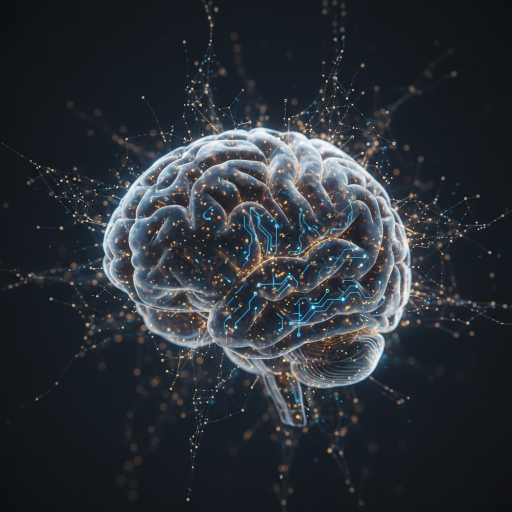
#> input picture montage4/edit/broll/brain_ai.png, 1024 x 1024 px (shown at 1/2 size)
$ python -i broll_anim.py   (imports and definitions only)
#> lines starting #> are read from the running program, lines starting #| are printed output that depends on the picture
#!/usr/bin/env python3
"""Anime les images B-roll avec des entrées spectaculaires variées (style viral).
Sortie: ProRes 4444 RGBA (fade alpha aux bords) -> composité en cutaway plein cadre.
Effets: punch-zoom, slide+motion blur, glitch RGB, flash-scale, light-sweep, Ken Burns.
"""
import math, os, subprocess, sys
from PIL import Image, ImageDraw, ImageFilter, ImageEnhance, ImageFont

W, H, FPS = 1080, 1920, 30
HERE = os.path.dirname(__file__)
BROLL = os.path.join(HERE, "broll")
OUT = os.path.join(HERE, "broll_clips")
# [1 line not run here, left out]

GOLD=(255,200,70); CYAN=(0,212,255); WHITE=(255,255,255)
BOLD="/usr/share/fonts/truetype/dejavu/DejaVuSans-Bold.ttf"
_fc={}
def font(s):
    if s not in _fc: _fc[s]=ImageFont.truetype(BOLD,s)
    return _fc[s]

def eo(t): t=max(0,min(1,t)); return 1-(1-t)**3
def eio(t):
    t=max(0,min(1,t)); return 4*t**3 if t<0.5 else 1-(-2*t+2)**3/2
def cl(x,a=0,b=1): return max(a,min(b,x))
def lerp(a,b,t): return a+(b-a)*t

# [4 lines left out: function load_cover, not called in this run]

def bg_blur(im):
    """Fond flou plein cadre 1080x1920 à partir de l'image."""
    b=im.copy().resize((W,H))
    b=b.filter(ImageFilter.GaussianBlur(40))
    b=ImageEnhance.Brightness(b).enhance(0.45)
    return b.convert("RGBA")

# [10 lines left out: functions fit_center, rgb_split, not called in this run]

from PIL import ImageChops
def ImageChops_offset(ch,dx,dy): return ImageChops.offset(ch,dx,dy)
def ImageChops_offset(ch,dx,dy): return ch.transform(ch.size, Image.AFFINE,(1,0,-dx,0,1,-dy))

# [97 lines left out: functions corner_brackets, light_sweep, ENTER, render_clip, not called in this run]

# (nom_clip, image, durée, effet d'entrée, label)
CLIPS=[
 ("br_no_degree",       "no_degree",       3.0, "glitch",  "DIPLÔME ≠ SUCCÈS"),
 ("br_discipline",      "discipline",      3.0, "slide_r", "LA DISCIPLINE"),
 ("br_formuler",        "formuler",        3.0, "slide_l", "BIEN FORMULER"),
 ("br_ia_answer",       "ia_answer",       3.2, "rise",    "L'IA RÉPOND"),
 ("br_ecrire",          "ecrire",          3.0, "punch",   "TON PROMPT"),
 ("br_exemple_vague",   "exemple_vague",   3.0, "glitch",  "TROP VAGUE"),
 ("br_contexte_notes",  "contexte_notes",  3.0, "swoosh_up","DU CONTEXTE"),
 ("br_tiktok_creator",  "tiktok_creator",  3.0, "flash",   "SCRIPT TIKTOK"),
 ("br_expert_marketing","expert_marketing",3.0, "slide_r", "AGIS COMME..."),
 ("br_bon_resultat",    "bon_resultat",    3.0, "punch",   "TOP RÉSULTAT"),
 ("br_role_ia",         "role_ia",         3.2, "transition","DONNE UN RÔLE"),
 ("br_framework_doc",   "framework_doc",   3.2, "rise",    "FRAMEWORK"),
 ("br_subscribe_cta",   "subscribe_cta",   3.0, "flash",   "ABONNE-TOI"),
 ("br_host_video4",     "host_video4",     3.2, "punch",   "TON FORMATEUR"),
 ("br_brain_ai",        "brain_ai",        3.0, "glitch",  "TON CERVEAU + IA"),
 ("br_phone_ai_app",    "phone_ai_app",    3.0, "rise",    "DANS TA POCHE"),
 ("br_lightbulb_idea",  "lightbulb_idea",  3.0, "flash",   "LA BONNE IDÉE"),
 ("br_target_precision","target_precision",3.0, "punch",   "SOIS PRÉCIS"),
 ("br_team_success",    "team_success",    3.0, "slide_l", "EN ÉQUIPE"),
 ("br_growth_chart",    "growth_chart",    3.0, "rise",    "TES RÉSULTATS"),
]

# [7 lines not run here, left out]

>>> import cv2
>>> picture = cv2.imread('broll/brain_ai.png', cv2.IMREAD_GRAYSCALE)
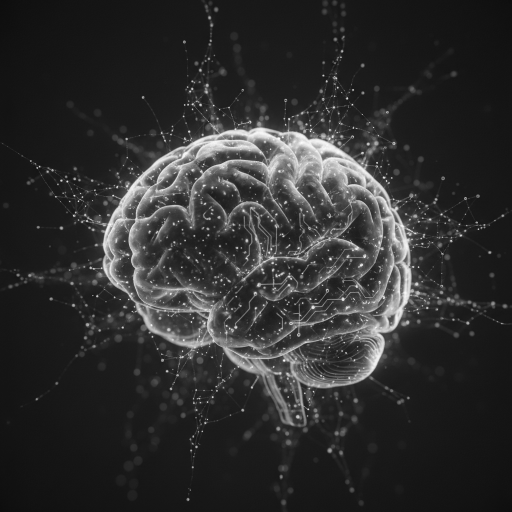
#> picture: shape (1024, 1024) (shown at 1/2 size); min 11, max 254, mean 46.8
#> (the run stopped early here; a loop or call above may not have finished)

$ run again, on montage4/edit/broll/discipline.png
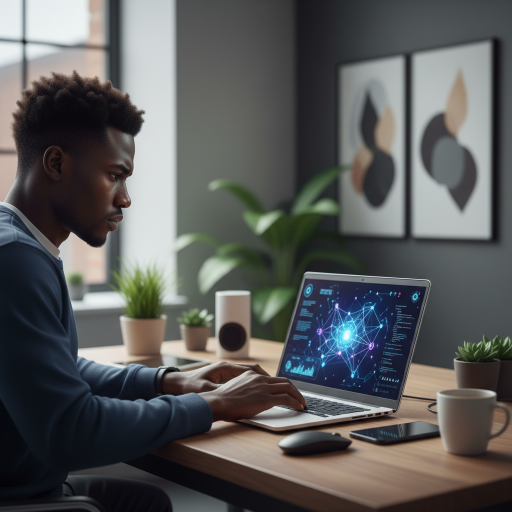
#> input picture montage4/edit/broll/discipline.png, 1024 x 1024 px (shown at 1/2 size)
#> `picture = cv2.imread('broll/brain_ai.png', cv2.IMREAD_GRAYSCALE)`:
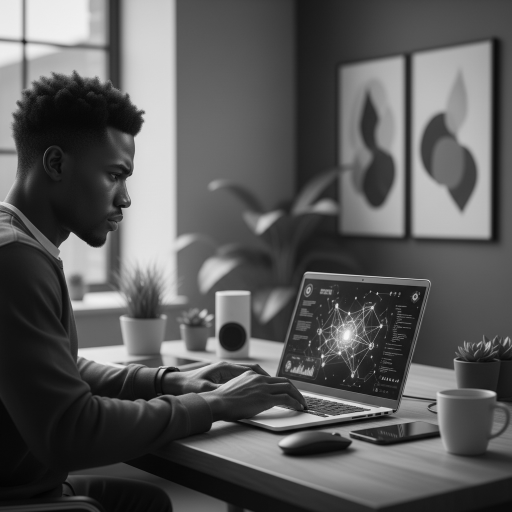
#> picture: shape (1024, 1024) (shown at 1/2 size); min 1, max 254, mean 89.8

$ run again, on montage4/edit/broll/ecrire.png
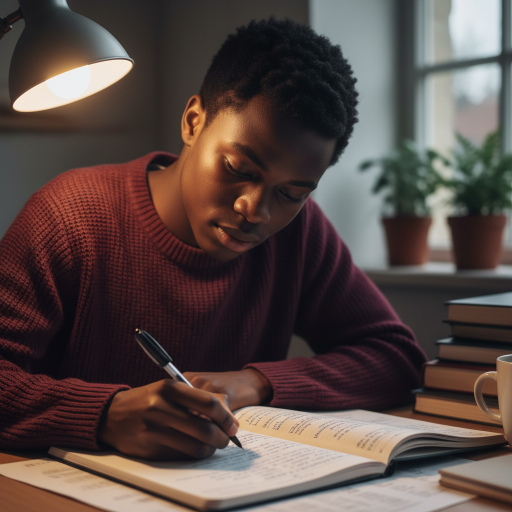
#> input picture montage4/edit/broll/ecrire.png, 1024 x 1024 px (shown at 1/2 size)
#> `picture = cv2.imread('broll/brain_ai.png', cv2.IMREAD_GRAYSCALE)`:
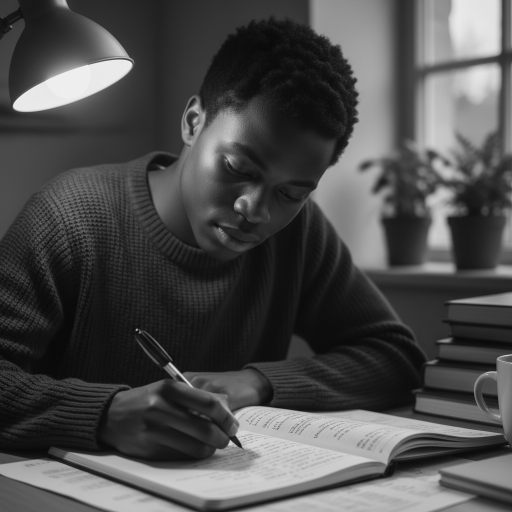
#> picture: shape (1024, 1024) (shown at 1/2 size); min 7, max 243, mean 76.3

$ run again, on montage4/edit/broll/exemple_vague.png
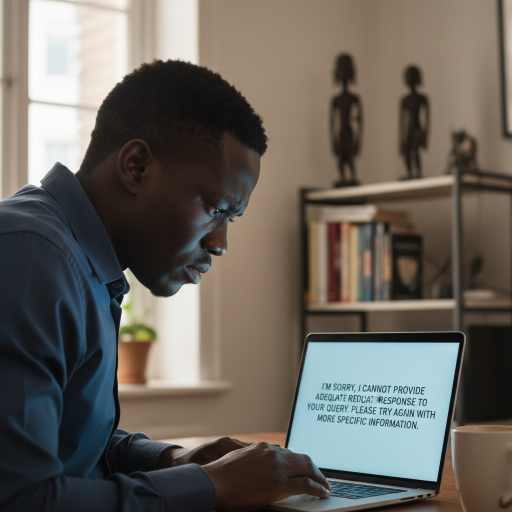
#> input picture montage4/edit/broll/exemple_vague.png, 1024 x 1024 px (shown at 1/2 size)
#> `picture = cv2.imread('broll/brain_ai.png', cv2.IMREAD_GRAYSCALE)`:
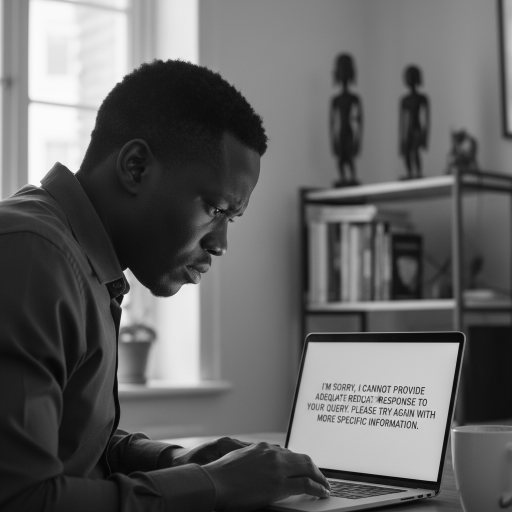
#> picture: shape (1024, 1024) (shown at 1/2 size); min 3, max 254, mean 99.6
